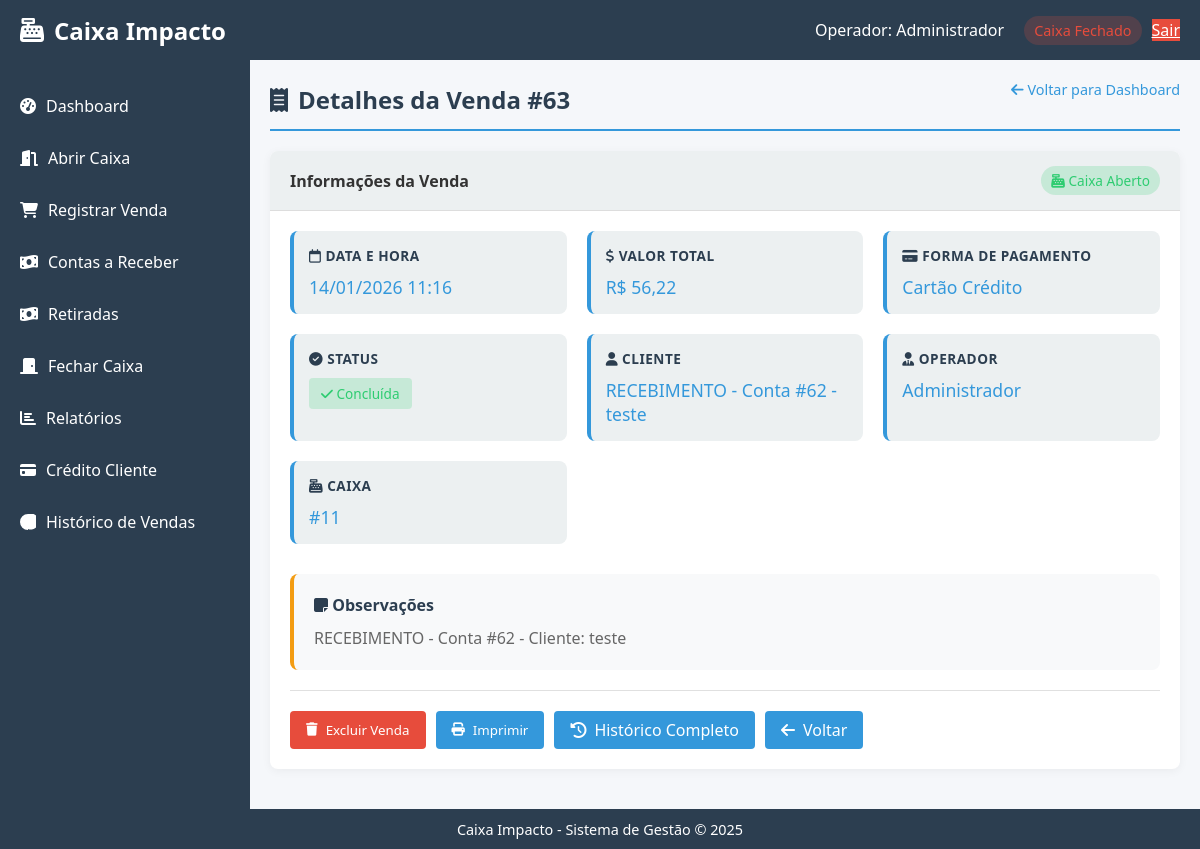
Page /modules/detalhes_vendas.php?id=63 (signed in) on the committed database.
### tables this page shows
CREATE TABLE `vendas` (
  `id` int(11) NOT NULL,
  `caixa_id` int(11) NOT NULL,
  `usuario_id` int(11) NOT NULL,
  `cliente_id` int(11) DEFAULT NULL,
  `data_venda` datetime NOT NULL,
  `valor_total` decimal(10,2) NOT NULL,
  `forma_pagamento_id` int(11) NOT NULL,
  `descricao` text DEFAULT NULL,
  `status` enum('concluida','cancelada') DEFAULT 'concluida',
  `visivel_contas_receber` tinyint(1) DEFAULT 1,
  `data_recebimento` datetime DEFAULT NULL
);

CREATE TABLE `formas_pagamento` (
  `id` int(11) NOT NULL,
  `nome` varchar(50) NOT NULL,
  `descricao` varchar(255) DEFAULT NULL,
  `ativo` tinyint(1) DEFAULT 1
);

CREATE TABLE `usuarios` (
  `id` int(11) NOT NULL,
  `nome` varchar(100) NOT NULL,
  `usuario` varchar(50) NOT NULL,
  `senha` varchar(255) NOT NULL,
  `nivel_acesso` enum('admin','operador') DEFAULT 'operador',
  `ativo` tinyint(1) DEFAULT 1,
  `data_criacao` timestamp NOT NULL DEFAULT current_timestamp()
);

### includes/functions.php (called while the page is built, shortened)
<?php
function obterCaixaAberto($connection)
{
    try {
        $query = "SELECT * FROM caixa WHERE status = 'aberto' ORDER BY id DESC LIMIT 1";
        $stmt = $connection->prepare($query);
        $stmt->execute();
        return $stmt->fetch(PDO::FETCH_ASSOC);
    } catch (PDOException $e) {
        error_log("Erro ao obter caixa aberto: " . $e->getMessage());
        return null;
    }
}

### modules/detalhes_vendas.php (the view, shortened to what this page needs)
<?php
require_once '../includes/functions.php';
$db = new Database();
$connection = $db->getConnection();
$venda_id = $_GET['id'] ?? 0;
$sql = "SELECT v.*,
               c.status as caixa_status,
               u.nome as usuario_nome,
               fp.nome as forma_pagamento_nome
        FROM vendas v
        JOIN caixa c ON v.caixa_id = c.id
        JOIN usuarios u ON v.usuario_id = u.id
        JOIN formas_pagamento fp ON v.forma_pagamento_id = fp.id
        WHERE v.id = ?";
$stmt = $connection->prepare($sql);
$stmt->execute([$venda_id]);
$venda = $stmt->fetch(PDO::FETCH_ASSOC);
$caixa_aberto = obterCaixaAberto($connection);
$pode_excluir = ($caixa_aberto && $caixa_aberto['id'] == $venda['caixa_id']);
?>
<!DOCTYPE html>
<html lang="pt-BR">
<head>
    <link rel="stylesheet" href="https://cdnjs.cloudflare.com/ajax/libs/font-awesome/6.4.0/css/all.min.css">
    <link rel="stylesheet" href="../css/style.css">
</head>
<body>
    <div class="container">
        <?php include '../includes/header.php'; ?>
        <?php include '../includes/sidebar.php'; ?>
        <main class="main-content">
            <div class="page-header">
                <h1>
                    <i class="fas fa-receipt"></i> Detalhes da Venda #<?= htmlspecialchars($venda_id) ?>
                </h1>
                <a href="<?= $is_module_page ? '../index.php' : 'index.php' ?>" class="back-link">
                    <i class="fas fa-arrow-left"></i> Voltar para Dashboard
                </a>
            </div>
            <?php if (!$venda): ?>
                <div class="alert alert-danger">
                    <i class="fas fa-exclamation-triangle"></i> Erro ao carregar os detalhes da venda.
                </div>
            <?php else: ?>
            <div class="card">
                <div class="card-header">
                    <span>Informações da Venda</span>
                    <span class="caixa-status-badge <?= $venda['caixa_status'] == 'aberto' ? 'caixa-aberto' : 'caixa-fechado' ?>">
                        <i class="fas fa-cash-register"></i>
                        Caixa <?= $venda['caixa_status'] == 'aberto' ? 'Aberto' : 'Fechado' ?>
                    </span>
                </div>
                <div class="card-body">
                    <div class="info-grid">
                        <div class="info-item">
                            <h4><i class="far fa-calendar"></i> Data e Hora</h4>
                            <p>
                                <?php
                                if (!empty($venda['data_venda'])) {
                                    echo date('d/m/Y H:i', strtotime($venda['data_venda']));
                                } else {
                                    echo 'Não informado';
                                }
                                ?>
                            </p>
                        </div>
                        <div class="info-item">
                            <h4><i class="fas fa-dollar-sign"></i> Valor Total</h4>
                            <p class="valor-destaque">
                                R$
                                <?php
                                if (!empty($venda['valor_total'])) {
                                    echo number_format($venda['valor_total'], 2, ',', '.');
                                } else {
                                    echo '0,00';
                                }
                                ?>
                            </p>
                        </div>
                        <div class="info-item">
                            <h4><i class="fas fa-credit-card"></i> Forma de Pagamento</h4>
                            <p><?= !empty($venda['forma_pagamento_nome']) ? htmlspecialchars($venda['forma_pagamento_nome']) : 'Não informada' ?></p>
                        </div>
                        <div class="info-item">
                            <h4><i class="fas fa-check-circle"></i> Status</h4>
                            <p>
                                <?php
                                $status = $venda['status'] ?? '';
                                if ($status === 'concluida'): ?>
                                    <span class="badge badge-success">
                                        <i class="fas fa-check"></i> Concluída
                                    </span>
                                <?php elseif (empty($status)): ?>
                                    <span class="badge badge-warning">
                                        <i class="fas fa-clock"></i> A Receber
                                    </span>
                                <?php else: ?>
                                    <span class="badge badge-danger">
                                        <i class="fas fa-times"></i> <?= htmlspecialchars(ucfirst($status)) ?>
                                    </span>
                                <?php endif; ?>
                            </p>
                        </div>
                        <div class="info-item">
                            <h4><i class="fas fa-user"></i> Cliente</h4>
                            <p>
                                <?php
                                if (!empty($venda['descricao']) && strpos($venda['descricao'], 'Cliente:') !== false):
                                    $parts = explode('|', $venda['descricao']);
                                    $cliente_nome = trim(str_replace('Cliente:', '', $parts[0]));
                                    echo htmlspecialchars($cliente_nome);
                                else:
                                    echo '<span style="color: var(--gray);">Consumidor</span>';
                                endif;
                                ?>
                            </p>
                        </div>
                        <div class="info-item">
                            <h4><i class="fas fa-user-tie"></i> Operador</h4>
                            <p><?= !empty($venda['usuario_nome']) ? htmlspecialchars($venda['usuario_nome']) : 'Não informado' ?></p>
                        </div>
                        <div class="info-item">
                            <h4><i class="fas fa-cash-register"></i> Caixa</h4>
                            <p>
                                #<?= !empty($venda['caixa_id']) ? htmlspecialchars($venda['caixa_id']) : '0' ?>
                            </p>
                        </div>
                    </div>
                    <?php if (!empty($venda['descricao']) && trim($venda['descricao']) != ''): ?>
                    <div class="observacoes-container">
                        <h4><i class="fas fa-sticky-note"></i> Observações</h4>
                        <p><?= nl2br(htmlspecialchars($venda['descricao'])) ?></p>
                    </div>
                    <?php endif; ?>
                    <div class="actions">
                        <?php if ($pode_excluir): ?>
                        <button onclick="confirmarExclusao(<?= htmlspecialchars($venda_id) ?>)"
                                class="btn-action btn-danger">
                            <i class="fas fa-trash"></i> Excluir Venda
                        </button>
                        <?php else: ?>
                        <span class="badge badge-warning">
                            <i class="fas fa-lock"></i> Não é possível excluir venda de caixa fechado
                        </span>
                        <?php endif; ?>
                        <button onclick="window.print()" class="btn-action">
                            <i class="fas fa-print"></i> Imprimir
                        </button>
                        <a href="<?= $is_module_page ? 'historico_vendas.php' : '../modules/historico_vendas.php' ?>"
                           class="btn-action">
                            <i class="fas fa-history"></i> Histórico Completo
                        </a>
                        <a href="javascript:history.back()" class="btn-action">
                            <i class="fas fa-arrow-left"></i> Voltar
                        </a>
                    </div>
                </div>
            </div>
            <?php endif; ?>
        </main>
        <?php include '../includes/footer.php'; ?>
    </div>
</body>
</html>

### css/style.css (style rules this page uses)
:root { --primary: #2c3e50; --secondary: #3498db; --success: #2ecc71; --danger: #e74c3c; --warning: #f39c12; --light: #ecf0f1; --dark: #2c3e50; --gray: #95a5a6; }
* { margin: 0; padding: 0; box-sizing: border-box; font-family: 'Segoe UI', Tahoma, Geneva, Verdana, sans-serif; }
body { background-color: #f5f7fa; color: #333; }
.container { display: grid; grid-template-columns: 250px 1fr; grid-template-rows: 60px 1fr 40px; grid-template-areas: "header header" "sidebar main" "footer footer"; height: 100vh; }
main { grid-area: main; padding: 20px; overflow-y: auto; }
.card { background: white; border-radius: 8px; box-shadow: 0 2px 10px rgba(0, 0, 0, 0.05); margin-bottom: 20px; overflow: hidden; }
.card-header { padding: 15px 20px; background-color: var(--light); border-bottom: 1px solid #ddd; font-weight: bold; display: flex; justify-content: space-between; align-items: center; }
.card-body { padding: 20px; }
button, .btn { padding: 10px 15px; border: none; border-radius: 4px; cursor: pointer; font-weight: 500; transition: all 0.3s; text-decoration: none; display: inline-block; }
.btn-danger { background-color: var(--danger); color: white; }

### modules/detalhes_vendas.php (style rules this page uses)
.back-link { display: inline-block; margin-bottom: 20px; color: var(--secondary); text-decoration: none; font-size: 0.9rem; }
.info-grid { display: grid; grid-template-columns: repeat(auto-fit, minmax(250px, 1fr)); gap: 20px; margin-bottom: 30px; }
.info-item { background: var(--light); padding: 15px; border-radius: 8px; border-left: 4px solid var(--secondary); }
.info-item h4 { margin: 0 0 10px 0; color: var(--dark); font-size: 0.85rem; text-transform: uppercase; letter-spacing: 0.5px; }
.info-item p { margin: 0; font-size: 1.1rem; font-weight: 500; color: var(--secondary); }
.badge { display: inline-block; padding: 6px 12px; border-radius: 4px; font-size: 0.85rem; font-weight: 500; }
.badge-success { background-color: rgba(46, 204, 113, 0.2); color: var(--success); }
.actions { display: flex; gap: 10px; margin-top: 20px; padding-top: 20px; border-top: 1px solid #e0e0e0; flex-wrap: wrap; }
.btn-action { padding: 8px 16px; background-color: var(--secondary); color: white; border: none; border-radius: 4px; cursor: pointer; font-weight: 500; text-decoration: none; display: inline-flex; align-items: center; gap: 8px; transition: all 0.3s; }
.btn-danger { background-color: var(--danger); }
.observacoes-container { background: #f8f9fa; padding: 20px; border-radius: 8px; margin: 20px 0; border-left: 4px solid var(--warning); }
.observacoes-container h4 { margin: 0 0 10px 0; color: var(--dark); font-size: 1rem; }
.observacoes-container p { margin: 0; color: #666; line-height: 1.5; }
.valor-destaque { font-size: 1.3rem; font-weight: bold; color: var(--success); }
.caixa-status-badge { display: inline-block; padding: 5px 10px; border-radius: 20px; font-size: 0.85rem; font-weight: 500; margin-left: 10px; }
.caixa-aberto { background-color: rgba(46, 204, 113, 0.2); color: var(--success); }
.main-content { padding: 20px; background: #f5f7fa; min-height: calc(100vh - 100px); }
.page-header { margin-bottom: 20px; color: var(--dark); border-bottom: 2px solid var(--secondary); padding-bottom: 10px; display: flex; justify-content: space-between; align-items: center; flex-wrap: wrap; gap: 10px; }
.page-header h1 { margin: 0; font-size: 1.5rem; display: flex; align-items: center; gap: 10px; }
.card { background: white; border-radius: 8px; box-shadow: 0 2px 10px rgba(0, 0, 0, 0.05); margin-bottom: 20px; overflow: hidden; }
.card-header { padding: 15px 20px; background-color: var(--light); border-bottom: 1px solid #ddd; font-weight: bold; display: flex; justify-content: space-between; align-items: center; }
.card-body { padding: 20px; }

### rows in the picture
vendas: data_venda "14/01/2026 11:16", valor_total "56,22", forma_pagamento.nome "Cartão Crédito", descricao "RECEBIMENTO - Conta #62 - teste", usuario.nome "Administrador", caixa "11", descricao "RECEBIMENTO - Conta #62 - Cliente: teste"

### other values in the picture
$nome_usuario "Administrador"
$venda_id "63"
